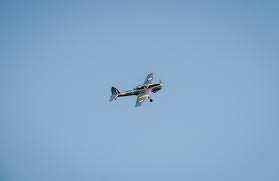
//> input picture OpenCVTest/plane2.jpg, 279 x 181 px
$ ./main   (built with g++ and OpenCV 4)
//> lines starting //> are read from the running program, lines starting //| are printed output that depends on the picture
/*
 * To change this license header, choose License Headers in Project Properties.
 * To change this template file, choose Tools | Templates
 * and open the template in the editor.
 */

/*
 * File:   main.cpp
 * Author: rif
 *
 * Created on February 23, 2017, 2:18 PM
 */
#include <iostream>
#include <cstdlib>
#include <opencv2/core.hpp>
#include <opencv2/imgproc.hpp>
#include <opencv2/imgcodecs.hpp>
#include <opencv2/highgui.hpp>

using namespace std;
using namespace cv;

/*
 *
 */

static void window_sliding(string title, Mat img)
{
    Mat tmp = img.clone();
    int step_x = 0; // normally 4 to 8 pixels
    int step_y = 0;
    int window_size = 32;
    RNG rng(12345);

    for(int i=0; i<img.rows/4; ++i)
    {
        for(int j=0; j<img.cols/4; ++j)
        {
            Scalar color = Scalar( rng.uniform(0, 255), rng.uniform(0,255), rng.uniform(0,255) );
            Rect r;
            r.x = step_x;
            r.y = step_y;
            r.width = window_size;
            r.height = window_size;
            rectangle(tmp,r,color,1,8,0);
            imshow(title, tmp);
            //waitKey(5);
            tmp = img.clone();
            step_x += 4;
        }
        step_x = 0;
        step_y += 4;
    }
}

int main(int argc, char** argv) {

    Mat src = imread("plane2.jpg",IMREAD_GRAYSCALE);
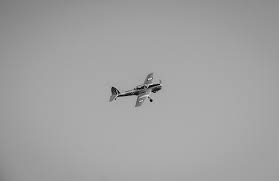
//> src: 181 rows x 279 cols, CV_8UC1; min 0, max 228, mean 161.3
    if( src.empty() )
    {
        printf(" No data! -- Exiting the program \n");
        return -1;
    }
    Mat tmp = src;
    Mat dst = tmp;

    string title = "image";
    window_sliding(title,src);
//> after the loop in window_sliding, `for(int i=0; i<img.rows/4; ++i)`: step_x = 0; step_y = 180

    for(int i=0; i<3; ++i)
    {
        pyrDown(tmp, dst, Size( tmp.cols/2, tmp.rows/2 ) );
        title.append("x");
        window_sliding(title,dst);
        tmp=dst;
    }
//> this loop made 3 passes
//> title on passes 1 to 3: "imagex", "imagexx", "imagexxx"
    waitKey();

    return 0;
}
